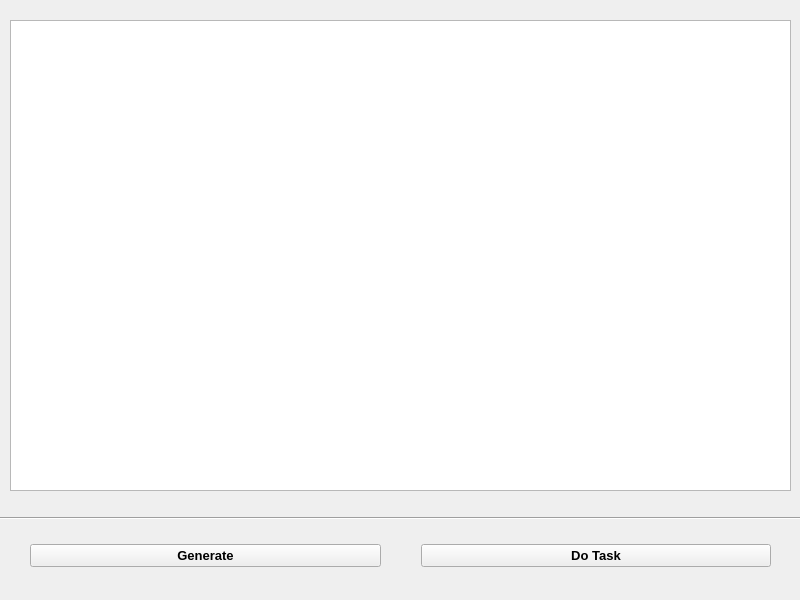
<?xml version="1.0" encoding="UTF-8"?>
<ui version="4.0">
 <class>MainWindow</class>
 <widget class="QMainWindow" name="MainWindow">
  <property name="geometry">
   <rect>
    <x>0</x>
    <y>0</y>
    <width>800</width>
    <height>600</height>
   </rect>
  </property>
  <property name="windowTitle">
   <string>HashTable</string>
  </property>
  <property name="windowIcon">
   <iconset theme="system-run"/>
  </property>
  <widget class="QWidget" name="centralwidget">
   <widget class="QPlainTextEdit" name="plainTextEdit">
    <property name="geometry">
     <rect>
      <x>10</x>
      <y>20</y>
      <width>781</width>
      <height>471</height>
     </rect>
    </property>
    <property name="readOnly">
     <bool>true</bool>
    </property>
   </widget>
   <widget class="Line" name="line">
    <property name="geometry">
     <rect>
      <x>-30</x>
      <y>510</y>
      <width>871</width>
      <height>16</height>
     </rect>
    </property>
    <property name="orientation">
     <enum>Qt::Horizontal</enum>
    </property>
   </widget>
   <widget class="QWidget" name="horizontalLayoutWidget">
    <property name="geometry">
     <rect>
      <x>10</x>
      <y>530</y>
      <width>781</width>
      <height>51</height>
     </rect>
    </property>
    <layout class="QHBoxLayout" name="horizontalLayout">
     <property name="spacing">
      <number>40</number>
     </property>
     <property name="leftMargin">
      <number>20</number>
     </property>
     <property name="rightMargin">
      <number>20</number>
     </property>
     <item>
      <widget class="QPushButton" name="pushButton">
       <property name="font">
        <font>
         <pointsize>10</pointsize>
         <bold>true</bold>
        </font>
       </property>
       <property name="text">
        <string>Generate</string>
       </property>
      </widget>
     </item>
     <item>
      <widget class="QPushButton" name="pushButton_2">
       <property name="font">
        <font>
         <pointsize>10</pointsize>
         <bold>true</bold>
        </font>
       </property>
       <property name="text">
        <string>Do Task</string>
       </property>
      </widget>
     </item>
    </layout>
   </widget>
  </widget>
 </widget>
 <resources/>
 <connections/>
</ui>
